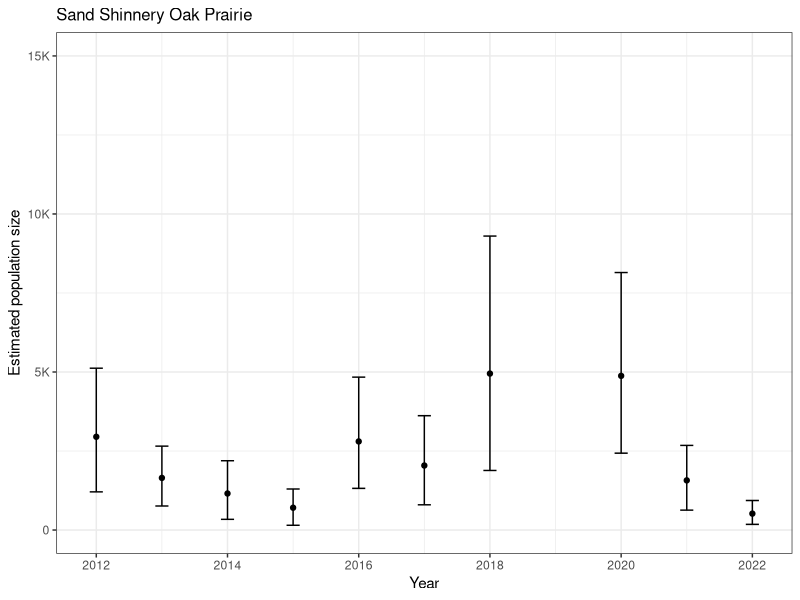
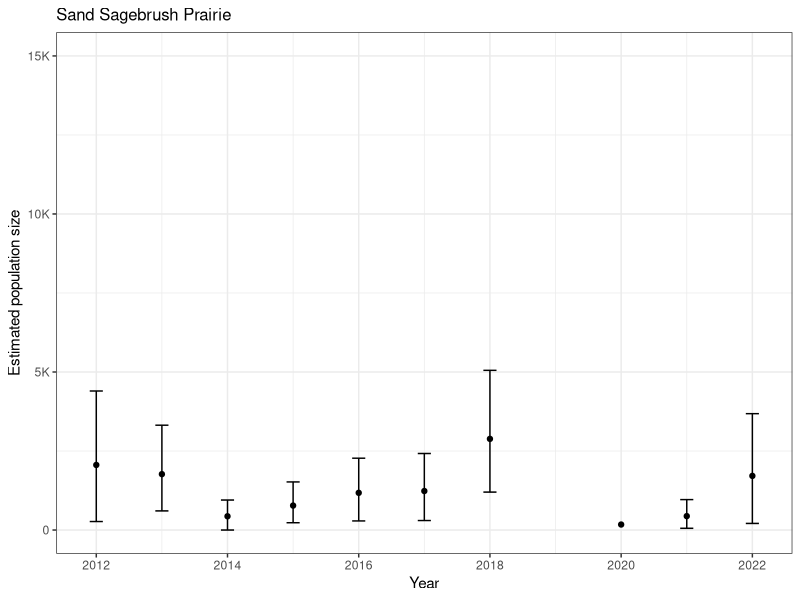
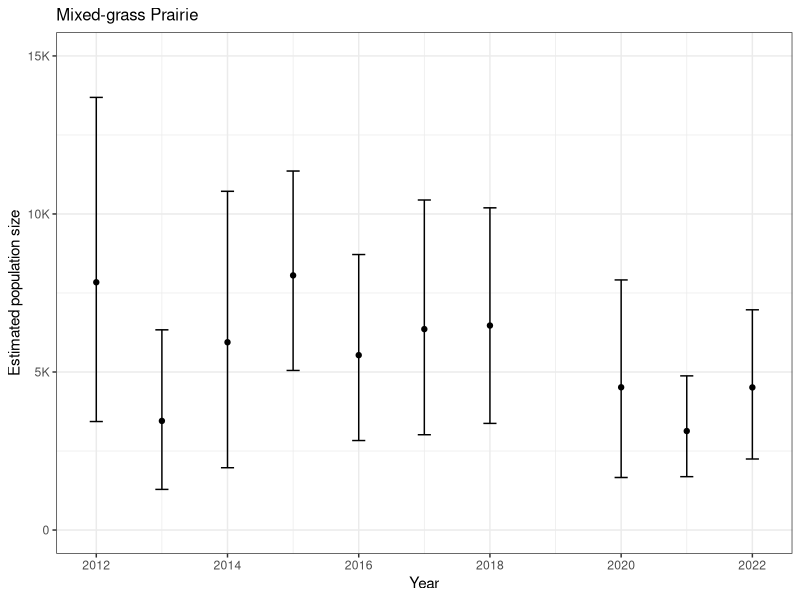
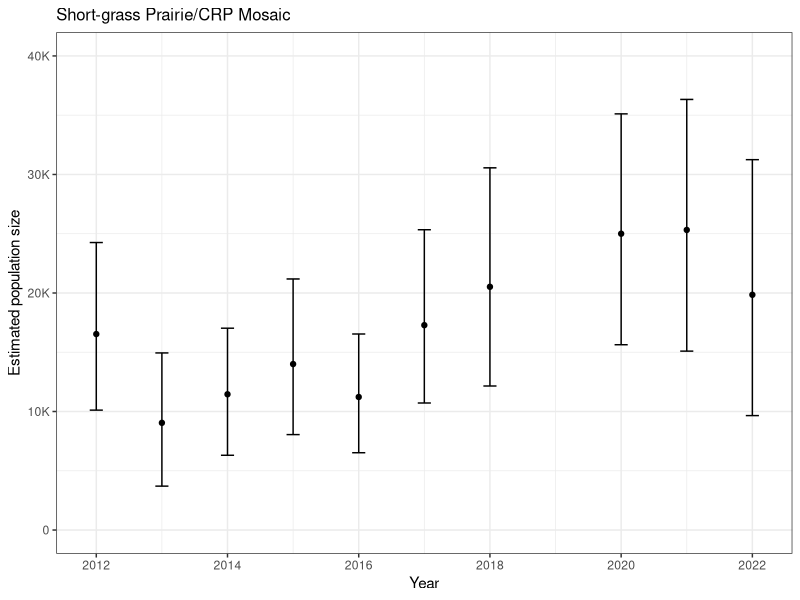
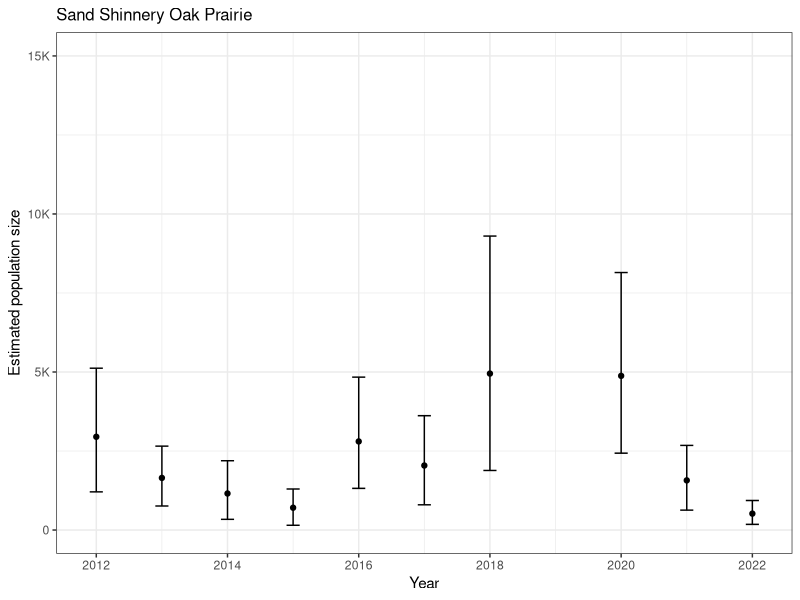
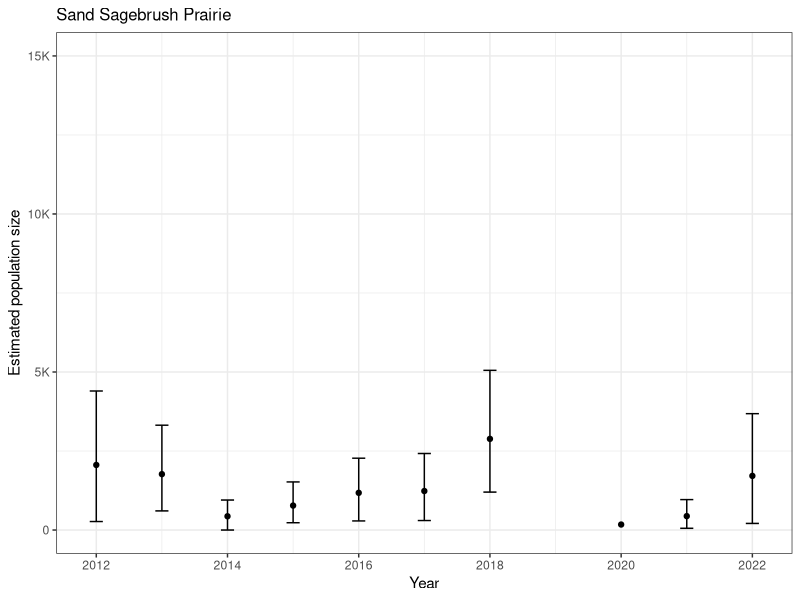
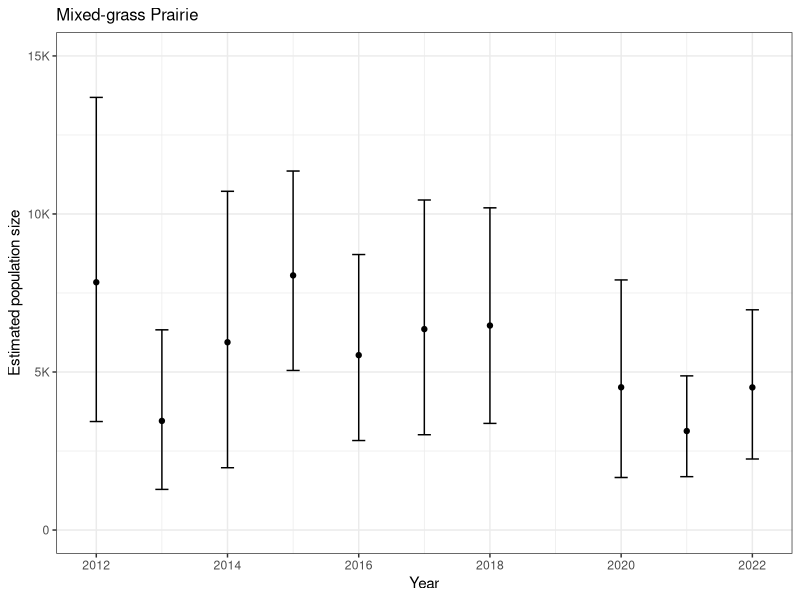
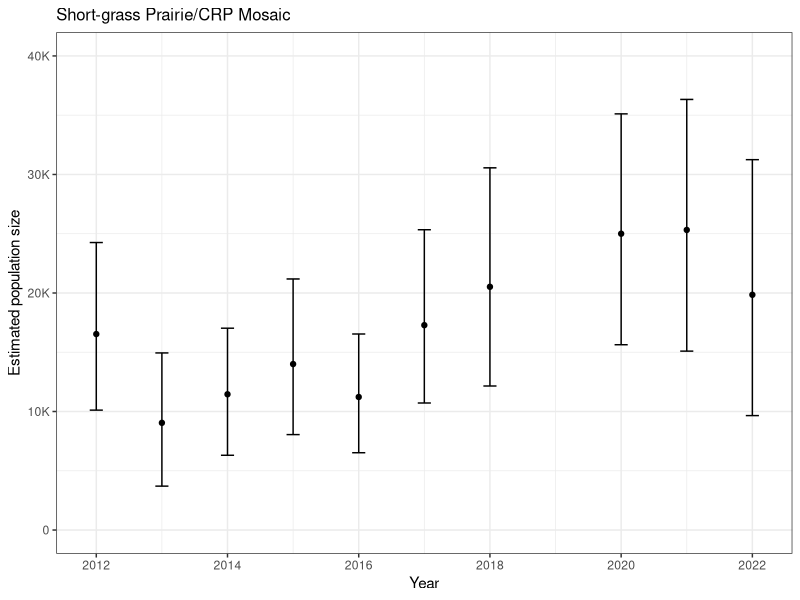

The R source for these figures, in order:
## ---- chunk 1
library(tidyverse)
library(scales)
## ---- chunk 2
ecoregion_pop_trends <- read_csv("ecoregion_pop_trends.csv")
## ---- chunk 3
ecoregion_pop_trends %>% 
  filter(ecoregion == "SOPR") %>% 
  ggplot(data = ., mapping = aes(x = year, y = population_size)) +
  theme_bw() +
  geom_point() +
  geom_errorbar(aes(ymin = lcl_90, ymax = ucl_90), width = 0.2) +
  xlab("Year") +
  ylab("Estimated population size") +
  ggtitle("Sand Shinnery Oak Prairie") +
  theme(plot.title = element_text(size=12)) +
  scale_y_continuous(labels = label_number(scale_cut = cut_short_scale()), limits = c(0, 15000)) +
  scale_x_continuous(breaks=seq(2012, 2022, 2))

ggsave("SOPR_pop_trend.tiff", height = 2.5, width = 4)
## ---- chunk 4
ecoregion_pop_trends %>% 
  filter(ecoregion == "SSPR") %>% 
  ggplot(data = ., mapping = aes(x = year, y = population_size)) +
  theme_bw() +
  geom_point() +
  geom_errorbar(aes(ymin = lcl_90, ymax = ucl_90), width = 0.2) +
  xlab("Year") +
  ylab("Estimated population size") +
  ggtitle("Sand Sagebrush Prairie") +
  theme(plot.title = element_text(size=12)) +
  scale_y_continuous(labels = label_number(scale_cut = cut_short_scale()), limits = c(0, 15000)) +
  scale_x_continuous(breaks=seq(2012, 2022, 2))


ggsave("SSPR_pop_trend.tiff", height = 2.5, width = 4)
## ---- chunk 5
ecoregion_pop_trends %>% 
  filter(ecoregion == "MGPR") %>% 
  ggplot(data = ., mapping = aes(x = year, y = population_size)) +
  theme_bw() +
  geom_point() +
  geom_errorbar(aes(ymin = lcl_90, ymax = ucl_90), width = 0.2) +
  xlab("Year") +
  ylab("Estimated population size") +
  ggtitle("Mixed-grass Prairie") +
  theme(plot.title = element_text(size=12)) +
  scale_y_continuous(labels = label_number(scale_cut = cut_short_scale()), limits = c(0, 15000)) +
  scale_x_continuous(breaks=seq(2012, 2022, 2))

ggsave("MGPR_pop_trend.tiff", height = 2.5, width = 4)
## ---- chunk 6
ecoregion_pop_trends %>% 
  filter(ecoregion == "SGPR") %>% 
  ggplot(data = ., mapping = aes(x = year, y = population_size)) +
  theme_bw() +
  geom_point() +
  geom_errorbar(aes(ymin = lcl_90, ymax = ucl_90), width = 0.2) +
  xlab("Year") +
  ylab("Estimated population size") +
  ggtitle("Short-grass Prairie/CRP Mosaic") +
  theme(plot.title = element_text(size=12)) +
  scale_y_continuous(labels = label_number(scale_cut = cut_short_scale()), limits = c(0, 40000)) +
  scale_x_continuous(breaks=seq(2012, 2022, 2))

ggsave("SGPR_pop_trend.tiff", height = 2.5, width = 4)
